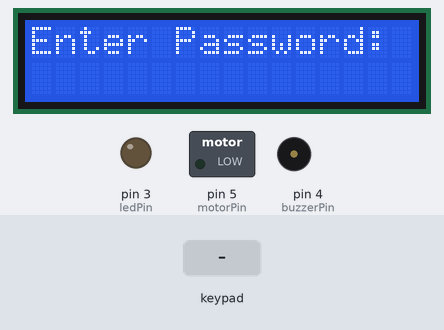
A sketch run on a simulated Arduino Uno, built with avr-gcc and run on an emulated ATmega328P. Shown: 16×2 character LCD, switched loads named in the sketch (green lamp = pin HIGH), output pins drawn as LEDs (lit = HIGH), buzzer (waves = sounding, pin HIGH). Inputs (shaded band) come from the test bench.

Above: at 1.2 s.
1.3 s: keypad keys 1 2 3 4 # pressed 0.4 s apart
At 3.4 s:
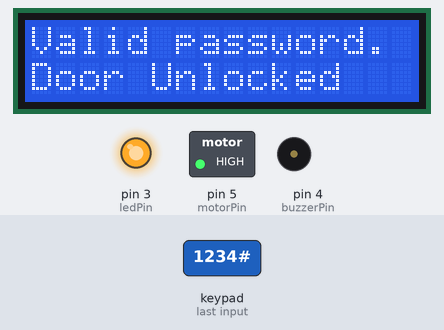
4.8 s: key '#' pressed
At 8.5 s:
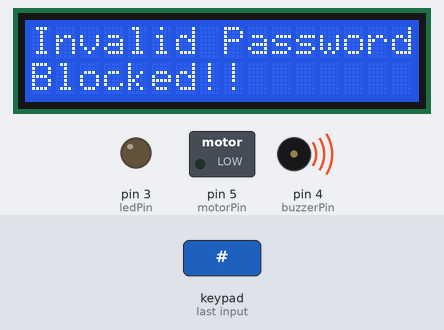
10.8 s: key '1' pressed
At 13.6 s:
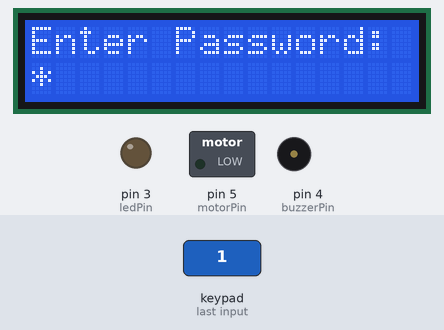
13.8 s: keypad keys 1 2 3 4 pressed 0.4 s apart
At 15.9 s:
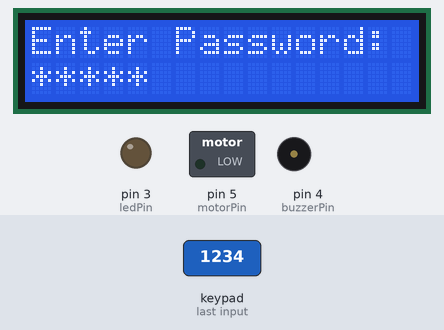
16.9 s: keypad keys 1 2 3 4 * pressed 0.4 s apart
At 17.1 s:
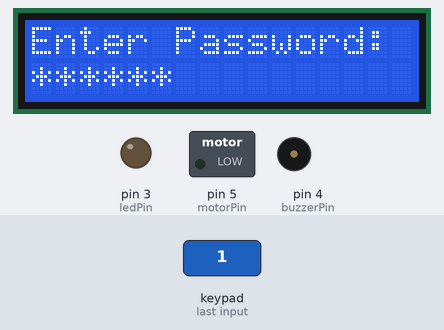
20.4 s: key '2' pressed
At 21.4 s:
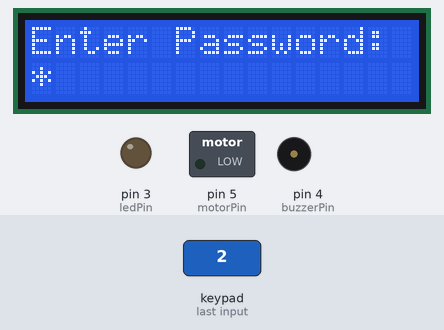
Timing chart, 0 to 22.9 s (numbered marks = the images above; inputs shaded):
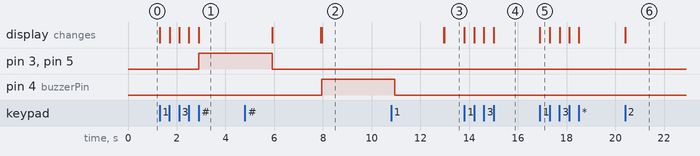

Measured:
- after the input at 1.3 s, pin 3 (ledPin), pin 5 (motorPin): LOW → HIGH after 1.6 s; the display: first changes at once (image 1 shows a later state)
- after the input at 4.8 s, pin 4 (buzzerPin): LOW → HIGH after 3.1 s; the display: first differs from a run without the input after 3.1 s (image 2)
- after the input at 10.8 s, the display: first differs from a run without the input after 2.2 s (image 3)
- after the input at 13.8 s, the display: first changes at once (image 4 shows a later state)
- after the input at 16.9 s, the display: changes at once (image 5)
- after the input at 20.4 s, the display: changes at once (image 6)

The sketch:

sketch_nov30c.ino
```cpp
#include <Keypad.h>
#include <LiquidCrystal.h>

LiquidCrystal lcd(7, 8, 9, 10, 11, 12);

const byte ROWS = 4;
const byte COLS = 3;
char keys[ROWS][COLS] = {
  {'1', '2', '3'},
  {'4', '5', '6'},
  {'7', '8', '9'},
  {'*', '0', '#'}
};

byte rowPins[ROWS] = {A0, A1, A2, A3};
byte colPins[COLS] = {A4, A5, 2};
Keypad keypad = Keypad(makeKeymap(keys), rowPins, colPins, ROWS, COLS);
const String correctPassword = "1234";
String enteredPassword = "";
const int ledPin = 3;
const int buzzerPin = 4;
const int motorPin = 5;

void setup() {
  lcd.begin(16, 2);
  lcd.print("Enter Password:");

  pinMode(ledPin, OUTPUT);
  pinMode(buzzerPin, OUTPUT);
  pinMode(motorPin, OUTPUT);

  digitalWrite(ledPin, LOW);
  digitalWrite(buzzerPin, LOW);
  digitalWrite(motorPin, LOW);
}

void loop() {
  char key = keypad.getKey();

  if (key) {
    if (key == '#') {
      lcd.clear();
      if (enteredPassword == correctPassword) {
        lcd.print("Valid password.");
        lcd.setCursor(0, 1);
        lcd.print("Door Unlocked");
        digitalWrite(ledPin, HIGH);
        digitalWrite(motorPin, HIGH);
        delay(3000);
        digitalWrite(ledPin, LOW);
        digitalWrite(motorPin, LOW);
        lcd.clear();
        lcd.print("Door Locked");
      } else {
        lcd.print("Invalid Password");
        lcd.setCursor(0, 1);
        lcd.print("Blocked!!");
        digitalWrite(buzzerPin, HIGH);
        delay(3000);
        digitalWrite(buzzerPin, LOW);
      }
      enteredPassword = "";
      delay(2000);
      lcd.clear();
      lcd.print("Enter Password:");
    } else if (key == '*') {
      enteredPassword = "";
      lcd.clear();
      lcd.print("Enter Password:");
    } else {
      enteredPassword += key;
      lcd.setCursor(enteredPassword.length() - 1, 1);
      lcd.print("*");
    }
  }
}
```
